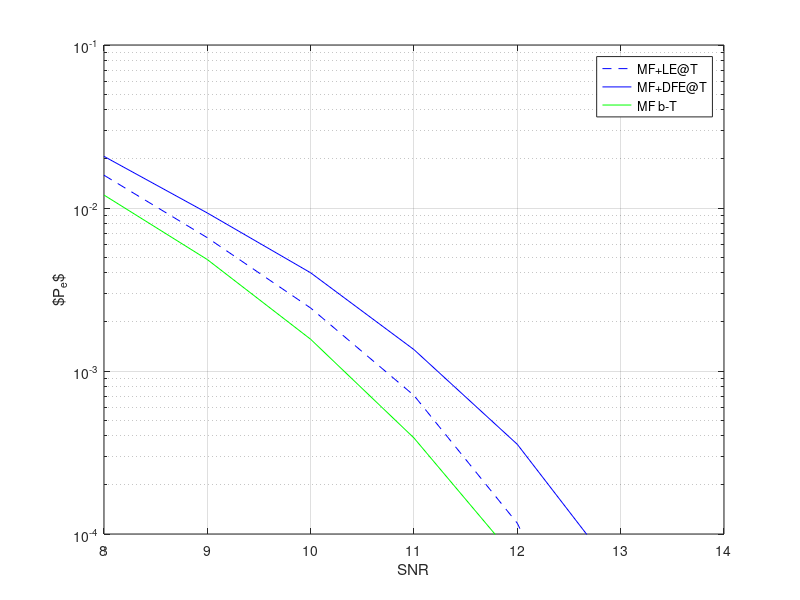

Here is the MATLAB script that generated this plot:
clc; close all; clear global; clearvars;

SNR_vect = 8:14;
load('Pe_LE.mat');
load('Pe_DFE.mat');


figure()
semilogy(SNR_vect, Pe_LE, 'b--');
hold on;
grid on;
semilogy(SNR_vect, Pe_DFE, 'b');
semilogy(SNR_vect, awgn_bound, 'g');
ylim([10^-4 10^-1]);
xlabel('SNR');
ylabel('$P_e$');
legend('MF+LE@T','MF+DFE@T','MF b-T');